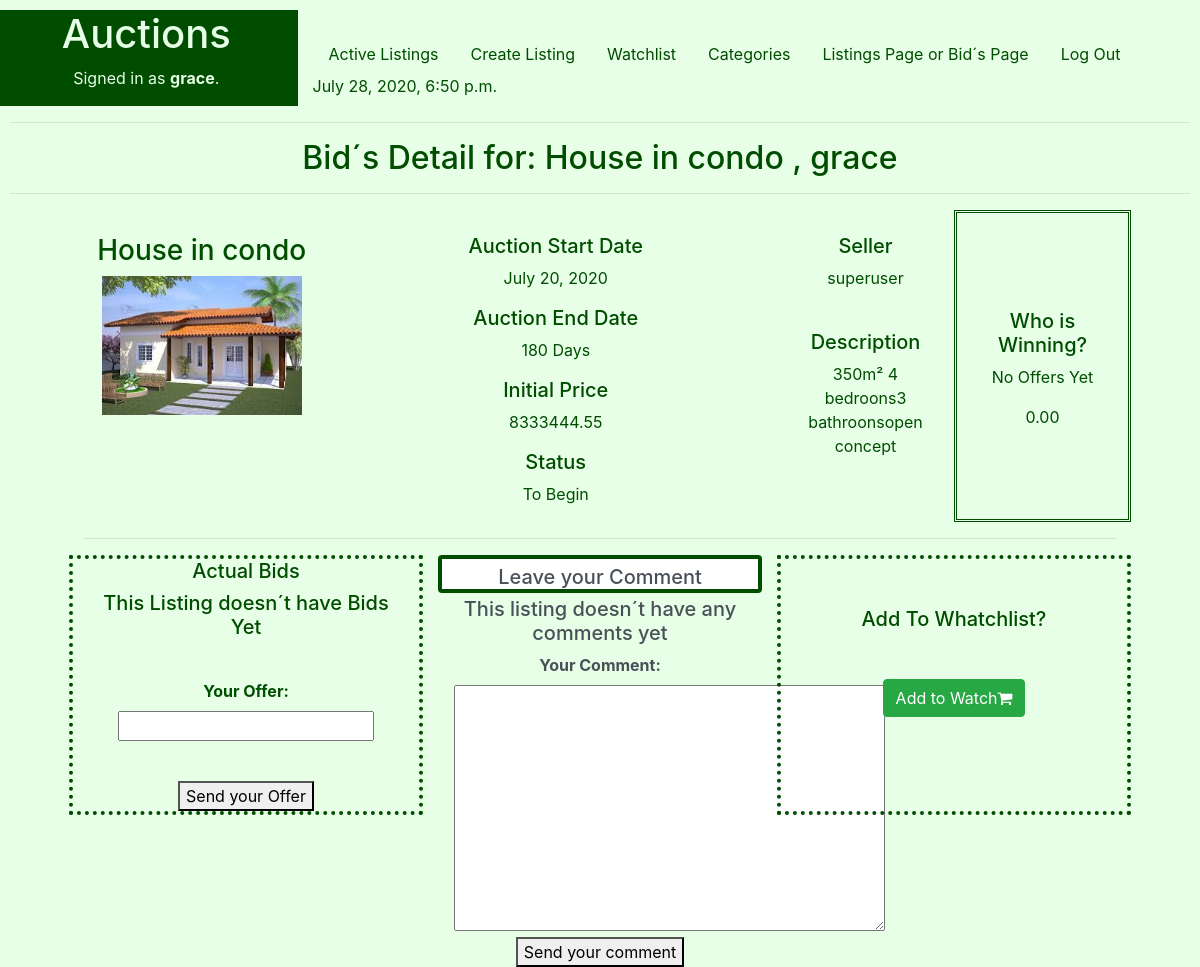
Page /Bid/House in condo (signed in) on the earlier database version.
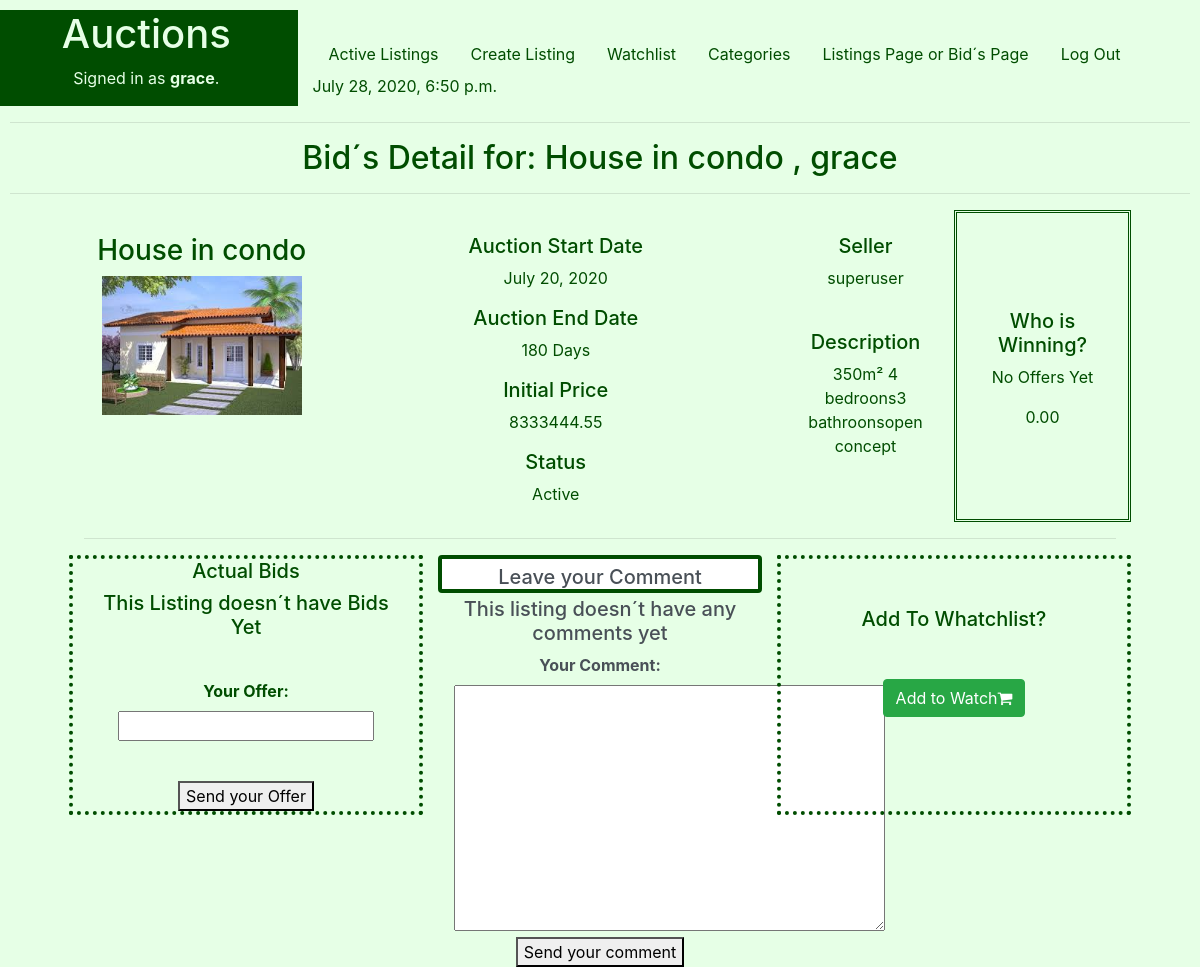
Same page on the later database version.
### auctions/models.py (models this page shows, shortened)
class Listings(models.Model):
    STATUS = (
        ('Active', 'Active - Receiving Bids'),
        ('To Begin', 'To Begin - De Auction didn´t start yet'),
        ('Closed', 'Closed - The seller gave up the auction'),
        ('Sold', 'Sold'),
    )
    Ltitle = models.CharField(help_text="Choose a title for your listing",max_length=50)
    Ccode=models.IntegerField(help_text="Categories Ex: 1-Apartament,2-Commercial,3-Farm, 4-House ") #foreign key from PropTypes
    Ldescription = models.CharField(max_length=250)
    Lprice = models.FloatField(help_text="starting bid Just USD") #initial price
    Ldatestart = models.DateField(help_text="Please use the following format: <em>YYYY-MM-DD</em>. for the auction start")
    Lduration = models.IntegerField(help_text="Duration expressed in days" )
    Luser = models.CharField(max_length=25)
    Limage= models.ImageField(upload_to="media", blank=True) #Name of the picture saved on static folder
    Lstatus = models.CharField(max_length=8, choices=STATUS )

### auctions/views.py (the view)
# urls.py: path('Bid/<str:Btitle>', views.Bids_view, name='BidsDetail'),
@login_required
def Bids_view(request, Btitle):
    B_title =Btitle
    d = datetime.now()
    if request.user.is_authenticated:
        Username= request.user.username
        print("ACTUAL USER :",Username)
    L_data = Listings.objects.filter(Ltitle=B_title)
    Status = L_data[0].Lstatus
    Lfilter = Listings.objects.filter(Ltitle=B_title).values('id' , 'Lprice')
    for Search_id in Lfilter:
        Lid_value = int(Search_id['id'])
        Lprice = float(Search_id['Lprice'])
    W_data=Watchlist.objects.filter(Lcode__Ltitle=B_title,user=Username)
    C_data=Comments.objects.filter(Lcode__Ltitle=B_title)
    B_data = Bids.objects.filter(Lcode__Ltitle=B_title)
    Last_Bid = Bids.objects.filter(Lcode__Ltitle=B_title).order_by('-Bprice')[:1]
    if Last_Bid:
        BestOffer = Last_Bid[0].Bprice
        Winner = Last_Bid[0].Buser
    else:
        BestOffer = 0
        Winner = "No Offers Yet"
    if request.method == "POST":
        FB = BidForm(request.POST)
        FC = CommentForm(request.POST)
        FChange = ChangeStatusForm(request.POST)
        FAW = AddWatch(request.POST)
        FRW = RemoveWatch(request.POST)
        if FB.is_valid():
            B_user = Username
            B_price =FB.cleaned_data["Bid_price"]
            B_date = time.strftime("%Y-%m-%d")
            Lances= Bids.objects.filter(Lcode_id=Lid_value).values('Bthrow', 'Bprice').order_by('Bthrow')
            if len(Lances):
                for L in Lances:
                   N_Bthrow = L['Bthrow']
                   N_Bprice = float(L['Bprice'])
                B_throw = N_Bthrow + 1
            else:
                B_throw = 1
                N_Bprice= Lprice
            if (B_price <  Lprice) or (B_price <  N_Bprice):
                msgbids= "EROR: A bid must be greater than or equal to the original amount and greater than the last bid, if any."
                context={
                   "msgbids":msgbids ,
                   "d":d,
                   "Btitle":B_title,
                   "L_data":L_data,
                   "B_data":B_data,
                   "W_data":W_data,
                   "C_data":C_data,
                   "BestOffer":BestOffer,
                   "Status":Status,
                   "Winner":Winner,
                   "BidForm": FB,
                   "CommentForm": CommentForm(),
                   "ChangeStatusForm" :ChangeStatusForm(),
                   "AddWatch" : AddWatch(),
                   "RemoveWatch": RemoveWatch(),
                 }
                return render(request, "auctions/BidsDetail.html", context)
            try:
                NewBid = Bids(Lcode_id=Lid_value , Buser=B_user , Bthrow=B_throw, Bprice=B_price ,Bdate=B_date )
                NewBid.save()
                B_data=Bids.objects.filter(Lcode__Ltitle=B_title)
                msgbids ="New Bid Saved, Good Luck!"
                context={
                    "msgbids":msgbids ,
                    "d":d,
                    "Btitle":B_title,
                    "L_data":L_data,
                    "B_data":B_data,
                    "W_data":W_data,
                    "C_data":C_data,
                    "BestOffer":BestOffer,
                    "Status":Status,
                    "Winner":Winner,
                    "BidForm": FB,
                    "CommentForm": CommentForm(),
                    "ChangeStatusForm" :ChangeStatusForm(),
                    "AddWatch" : AddWatch(),
                    "RemoveWatch": RemoveWatch(),
                }
                return render(request, "auctions/BidsDetail.html", context)
            except :
                return HttpResponse(" Something Wrong tyring to save Bid")
        if FC.is_valid():
            C_Cuser= Username
            C_comment =  FC.cleaned_data["C_Ccomment"]
            C_Lcode = int(Lid_value)
            C_Cdate = time.strftime("%Y-%m-%d")
            try:
                NewComment = Comments(Cdate=C_Cdate, Cuser=C_Cuser,Ccomment=C_comment, Lcode_id=C_Lcode )
                NewComment.save()
                C_data=Comments.objects.filter(Lcode__Ltitle=B_title)
                context = {
                    "msgcomment" :"New comment saved!",
                    "d":d,
                    "Btitle":B_title,
                    "L_data":L_data,
                    "B_data":B_data,
                    "W_data":W_data,
                    "C_data":C_data,
                    "BestOffer":BestOffer,
                    "Status":Status,
                    "Winner":Winner,
                    "CommentForm": FC,
                    "BidForm":BidForm(),
                    "ChangeStatusForm" :ChangeStatusForm(),
                    "AddWatch" : AddWatch(),
                    "RemoveWatch": RemoveWatch(),
                }
                return render(request, "auctions/BidsDetail.html", context)
            except  :
                return HttpResponse( "ERROR trying to save new comment :"  )
        if FChange.is_valid():
            New_Status =FChange.cleaned_data
            SelectedStatus = request.POST.getlist('L_Lstatus')
            for S in SelectedStatus:
                NewStatus = S[0:8]
            print("Selected Status:",SelectedStatus, NewStatus)
            try:
                Updatelistings = Listings.objects.get(Ltitle=B_title)
                print(Updatelistings)
                Updatelistings.Lstatus = NewStatus
                Updatelistings.save()
                L_data = Listings.objects.filter(Ltitle=B_title)
                Status= L_data[0].Lstatus
                context = {
                    "msgstatus" :"New Status saved!",
                    "d":d,
                    "Btitle":B_title,
                    "L_data":L_data,
                    "B_data":B_data,
                    "W_data":W_data,
                    "C_data":C_data,
                    "BestOffer":BestOffer,
                    "Status":Status,
                    "Winner":Winner,
                    "ChangeStatusForm": FChange,
                    "BidForm":BidForm(),
                    "CommentForm": CommentForm(),
                    "AddWatch" : AddWatch(),
                    "RemoveWatch": RemoveWatch(),
                }
                return render(request, "auctions/BidsDetail.html", context)
            except:
                return HttpResponse( "ERROR trying to update Listing Status" )
            if FAW.is_valid():
                Add_W = FC.cleaned_data["AddWatch"]
                try:
                    print ("Saving Watchlist:", Lid_value, Username )
                    Watchlist_create= Watchlist.objects.create(Lcode=Lid_value,user=Username,Wflag=1)
                    Watchlist_create.save()
                    W_data=Watchlist.objects.filter(Lcode__Ltitle=B_title,user=Username)
                    context = {
                        "d":d,
                        "Btitle":B_title,
                        "L_data":L_data,
                        "B_data":B_data,
                        "W_data":W_data,
                        "C_data":C_data,
                        "BestOffer":BestOffer,
                        "Status":Status,
                        "Winner":Winner,
                        "AddWatch" :FAW,
                        "ChangeStatusForm": ChangeStatusForm(),
                        "BidForm":BidForm(),
                        "CommentForm": CommentForm(),
                        "RemoveWatch": RemoveWatch(),
                    }
                    return render(request, "auctions/BidsDetail.html", context)
                except:
                    return HttpResponse( "ERROR trying to ADD to Whatchlist"  )
            if FRW.is_valid():
                try:
                    W_remove=Watchlist.objects.delete(Lcode=Lid_value,user=Username).delete()
                    W_remove.save()
                    context = {
                        "d":d,
                        "Btitle":B_title,
                        "L_data":L_data,
                        "B_data":B_data,
                        "W_data":W_data,
                        "C_data":C_data,
                        "BestOffer":BestOffer,
                        "Status":Status,
                        "Winner":Winner,
                        "RemoveWatch":FRW,
                        "ChangeStatusForm":ChangeStatusForm(),
                        "BidForm":BidForm(),
                        "CommentForm": CommentForm(),
                        "AddWatch" : AddWatch(),
                    }
                    return render(request, "auctions/BidsDetail.html", context)
                except:
                    return HttpResponse( "ERROR trying Remove from Watchlist" )
    else:
        context = {
            "d":d,
            "Btitle":B_title,
            "L_data":L_data,
            "B_data":B_data,
            "W_data":W_data,
            "C_data":C_data,
            "BestOffer":BestOffer,
            "Status":Status,
            "Winner":Winner,
            "BidForm":BidForm(),
            "CommentForm": CommentForm(),
            "ChangeStatusForm" :ChangeStatusForm(),
            "AddWatch" : AddWatch(),
            "RemoveWatch": RemoveWatch(),
        }
        return render(request, "auctions/BidsDetail.html", context)

### auctions/views.py
class BidForm(forms.Form):
    Bid_price= forms.FloatField(label="Your Offer")

class CommentForm(forms.Form):
    C_Ccomment = forms.CharField(label='Your Comment',widget=forms.Textarea)

### auctions/templates/auctions/BidsDetail.html (shortened to what the changed rows need)
{% extends "auctions/layout.html" %}
{% block body %}
<h2 style="text-align: center;">Bid´s Detail for: {{Btitle}} , {{user.username}}  </h2>
<hr>
<div class ="flex-container" style="text-align: center;">
    <div class="container" style="width:90%;">
        <div class="row"  width="1700px">
          {%for L in L_data %}
              <div class="col-lg-3">
                     <br>
                     <h3>{{L.Ltitle }}</h3>
                     <img src=" {{L.Limage.url}} "  width="200">
                     <br>
              </div>
              <br>
              <div class="col-lg-5">
              <br>
                     <h5>Auction Start Date  </h5>
                     <p>{{ L.Ldatestart }}</p>
                     <h5>Auction End Date  </h5>
                     <p>{{ L.Lduration }} Days</p>
                     <h5>Initial Price </h5>
                     <p> {{ L.Lprice |floatformat:2 }}</p>
                     <h5>Status</h5>
                     <p>{{ L.Lstatus }}</p>
              </div>
              <div class="col-lg-2">
                      <br>
                      <h5>Seller</h5>
                      <p>{{ L.Luser }}</p>
                      <br>
                      <h5>Description</h5>
                      <p>{{ L.Ldescription }}</p>
              </div>
              <div class="col-lg-2" style="border:double;border-color:#004d00 ;">
                <br>  <br>  <br>  <br>
                 {% if Status == "Sold" %}
                    <h5> Sold To: </h5>
                    <p>  {{Winner}} </p>
                    <p>  {{BestOffer|floatformat:2}} </p>
                    {% if Winner == user.username %}
                       <h3 style="background-color:#004d00;color:#e6ffe6 ;">   Congrats! you won the aution  </h3>
                    {%endif%}
                 {% else %}
                    <h5> Who is Winning? </h5>
                    <p>  {{Winner}} </p>
                    <p>  {{BestOffer|floatformat:2}} </p>
                {% endif %}
                  <br>
                  <br>
          {%endfor%}
        </div>
      </div>
    </div>
  <div class="container" style="border:#004d00; width:90%">
    <form action="{% url 'auctions:BidsDetail' Btitle %}" method="post">{% csrf_token %}
        <div class="row"  width="1700px">
            <div class="col-lg-4" style=" border: 4px dotted #004d00 ;">
               <form class="form-control"  method="post" >{% csrf_token %}
                  <br>
                    <b >  {{ BidForm }}  </b>
                    <br>
                  {%if Status != "Sold" %}
                    <br>
                  {%endif%}
                </form>
            </div>
            <div class="col-lg-4"   >
                <form class="form-control" method="post" style="border: 4px solid #004d00 ;">{% csrf_token %}
                   <b>   {{ CommentForm}}   </b>
                   <br>
                </form>
                <br>
            </div>
        </div>
    </form>
  </div>
</div>
{% endblock %}

Differences in the rows shown:
changed Listings "House in condo": Lstatus "To Begin" → "Active"
